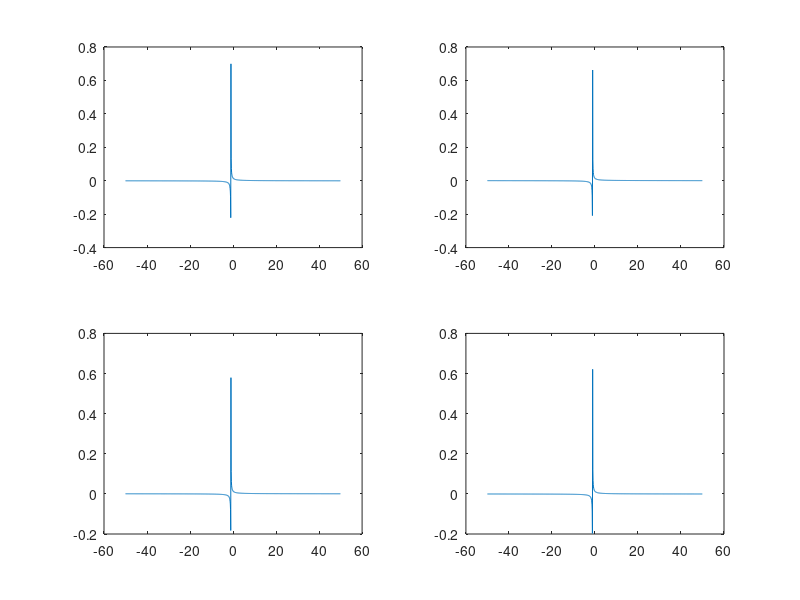
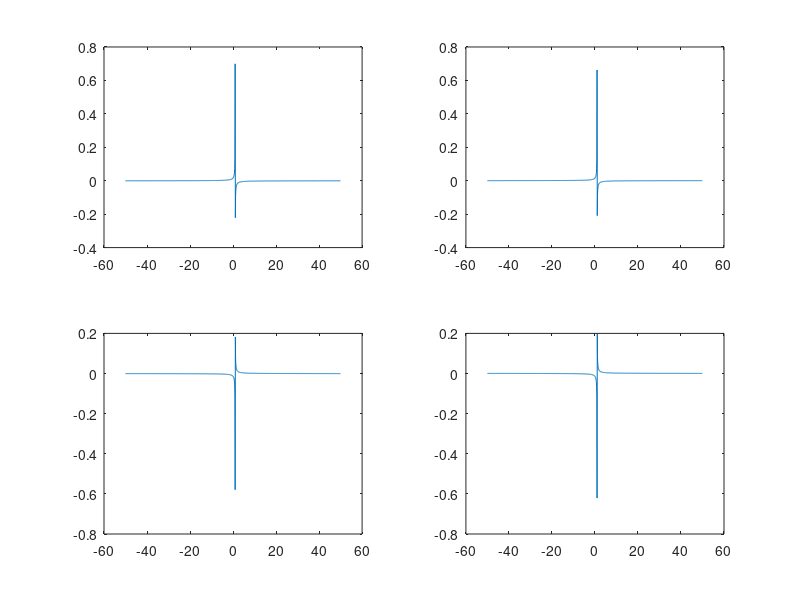
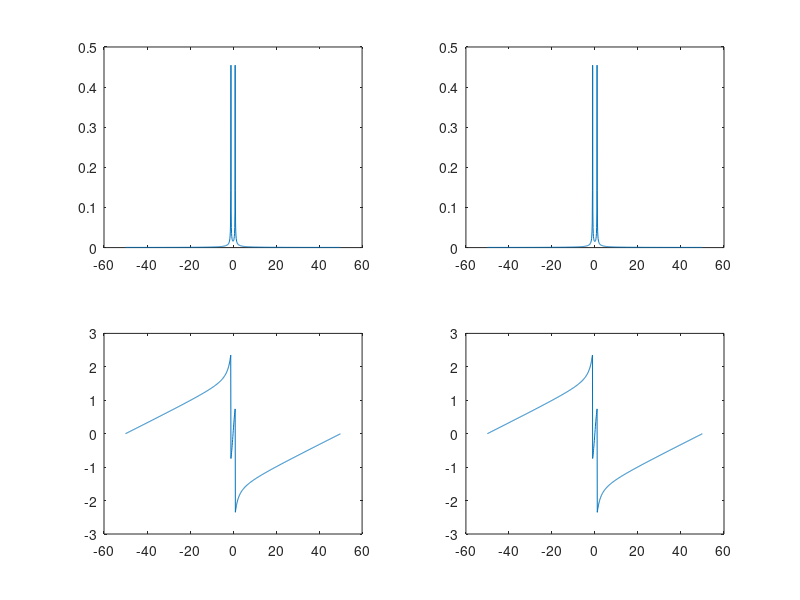
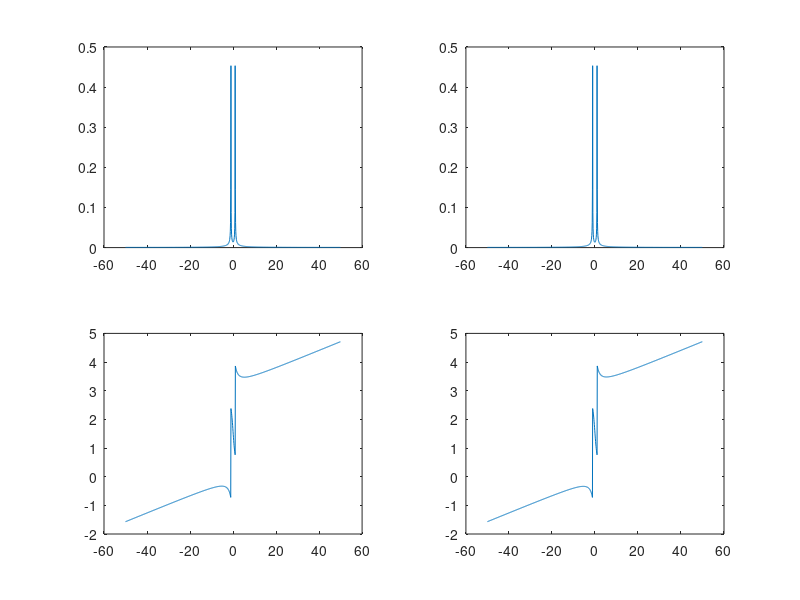

Reproduce these figures in MATLAB, in order.
fs=100;N=1024; % sampling frequency; sampling points number
n=[0:N-1];t=n/fs; %order sequence; time sequence;
x=0.5*exp(i*2*pi*t); % a complex sequence tested.
X=fft(x,N)*2/N;% fast frourier transform
X=fftshift(X); 
f=[-N/2:N/2-1]*fs/N; % frequency sequence;

% question 1
x_inverse=fliplr(x); % x[-n]
X_inverse=fftshift(fft(x_inverse,N))*2/N;
figure(1);
subplot(2,2,1);plot(f,real(X_inverse));
subplot(2,2,2);plot(f,real(fliplr(X)))
subplot(2,2,3);plot(f,imag(X_inverse));
subplot(2,2,4);plot(f,imag(fliplr(X)));

% question 2
x_inverse_conj=conj(x_inverse); % x*[-n]
X_inverse_conj=fftshift(fft(x_inverse_conj,N))*2/N;
figure(2);
subplot(2,2,1);plot(f,real(X_inverse_conj));
subplot(2,2,2);plot(f,real(conj(X)));
subplot(2,2,3);plot(f,imag(X_inverse_conj));
subplot(2,2,4);plot(f,imag(conj(X)));

% question 3
x_real=real(x); %x_real[n]
X_real=fftshift(fft(x_real,N))*2/N;
X_cs=0.5*(X+conj(fliplr(X)));
figure(3);
subplot(2,2,1);plot(f,abs(X_real));
subplot(2,2,2);plot(f,abs(X_cs))
subplot(2,2,3);plot(f,angle(X_real));
subplot(2,2,4);plot(f,angle(X_cs));

% question 4
x_imag=i*imag(x); %i*x_image[n]
X_imag=fftshift(fft(x_imag,N))*2/N;
X_ca=0.5*(X-conj(fliplr(X)));
figure(4);
subplot(2,2,1);plot(f,abs(X_imag));
subplot(2,2,2);plot(f,abs(X_ca))
subplot(2,2,3);plot(f,unwrap(angle(X_imag)));
subplot(2,2,4);plot(f,unwrap(angle(X_ca)));

%question 5 
x_cs=0.5*(x+conj(fliplr(x))); %x_cs[n]
X_cs=fftshift(fft(x_cs,N))*2/N;
figure(5);
subplot(1,2,1);plot(f,real(X_cs));
subplot(1,2,2);plot(f,real(X));

%question 6 
x_ca=0.5*(x-conj(fliplr(x))); %x_ca[n]
X_ca=fftshift(fft(x_ca,N))*2/N;
figure(6);
subplot(1,2,1);plot(f,imag(X_ca));
subplot(1,2,2);plot(f,imag(X));


